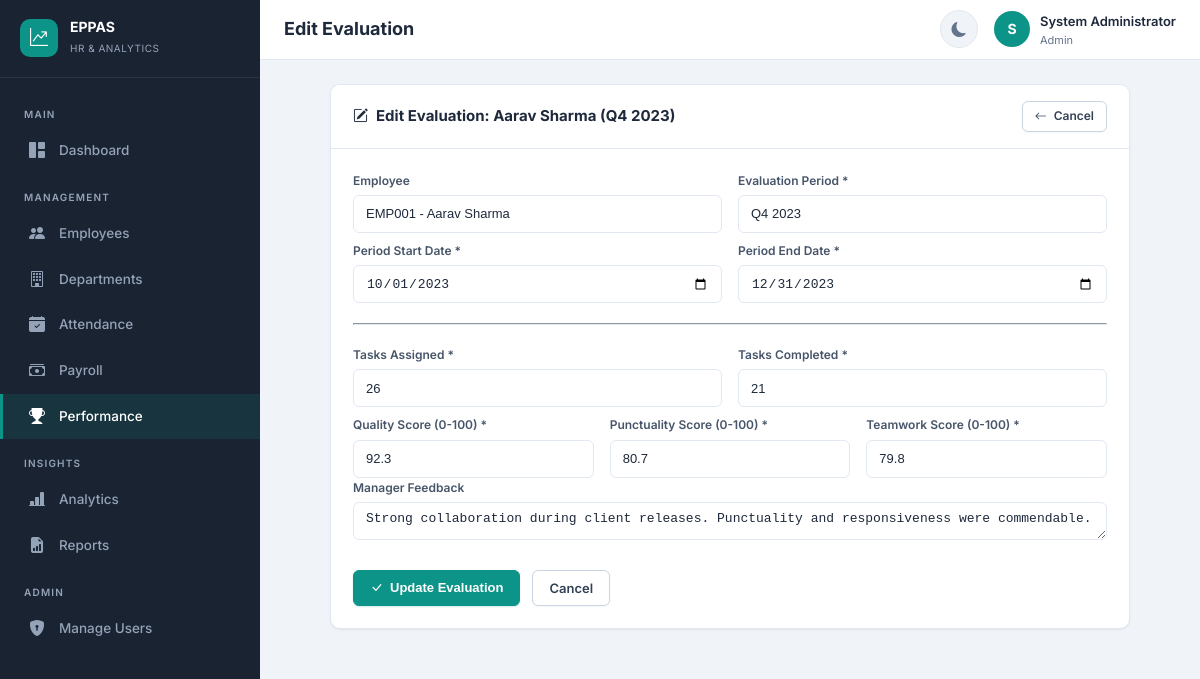
Page /performance/2/edit (signed in) on the committed database.
### app/models.py (models this page shows, shortened)
class User(UserMixin, db.Model):
    __tablename__ = 'users'
    id = db.Column(db.Integer, primary_key=True)
    email = db.Column(db.String(120), unique=True, nullable=False, index=True)
    password_hash = db.Column(db.String(256), nullable=False)
    full_name = db.Column(db.String(100), nullable=False)
    role = db.Column(db.String(20), nullable=False, default='employee')  # admin, hr_manager, employee
    is_active = db.Column(db.Boolean, default=True)
    employee_id = db.Column(db.Integer, db.ForeignKey('employees.id'), nullable=True)
    created_at = db.Column(db.DateTime, default=datetime.utcnow)
    updated_at = db.Column(db.DateTime, default=datetime.utcnow, onupdate=datetime.utcnow)
    employee = db.relationship('Employee', backref='user_account', uselist=False, foreign_keys=[employee_id])
    @property
    def is_admin(self):
        return self.role == 'admin'
    @property
    def is_hr(self):
        return self.role in ('admin', 'hr_manager')

class Employee(db.Model):
    __tablename__ = 'employees'
    id = db.Column(db.Integer, primary_key=True)
    employee_code = db.Column(db.String(20), unique=True, nullable=False, index=True)
    full_name = db.Column(db.String(100), nullable=False)
    email = db.Column(db.String(120), unique=True, nullable=False, index=True)
    phone = db.Column(db.String(20), nullable=True)
    department_id = db.Column(db.Integer, db.ForeignKey('departments.id'), nullable=False)
    designation = db.Column(db.String(100), nullable=False)
    date_of_joining = db.Column(db.Date, nullable=False)
    employment_status = db.Column(db.String(20), default='active')  # active, inactive, on_leave, terminated
    basic_salary = db.Column(db.Float, nullable=False, default=0)
    hra = db.Column(db.Float, default=0)  # House Rent Allowance
    other_allowances = db.Column(db.Float, default=0)
    tax_deduction = db.Column(db.Float, default=0)
    pf_deduction = db.Column(db.Float, default=0)  # Provident Fund
    other_deductions = db.Column(db.Float, default=0)
    manager_id = db.Column(db.Integer, db.ForeignKey('employees.id'), nullable=True)
    work_location = db.Column(db.String(100), default='Main Office')
    created_at = db.Column(db.DateTime, default=datetime.utcnow)
    updated_at = db.Column(db.DateTime, default=datetime.utcnow, onupdate=datetime.utcnow)
    manager = db.relationship('Employee', remote_side=[id], backref='subordinates')
    attendance_records = db.relationship('Attendance', backref='employee', lazy='dynamic', cascade='all, delete-orphan')
    payroll_records = db.relationship('Payroll', backref='employee', lazy='dynamic', cascade='all, delete-orphan')
    performance_records = db.relationship('PerformanceEvaluation', backref='employee', lazy='dynamic', cascade='all, delete-orphan')

class PerformanceEvaluation(db.Model):
    __tablename__ = 'performance_evaluations'
    id = db.Column(db.Integer, primary_key=True)
    employee_id = db.Column(db.Integer, db.ForeignKey('employees.id'), nullable=False)
    evaluation_period = db.Column(db.String(50), nullable=False)  # e.g., "Q1 2024", "Jan 2024"
    period_start = db.Column(db.Date, nullable=False)
    period_end = db.Column(db.Date, nullable=False)
    tasks_assigned = db.Column(db.Integer, default=0)
    tasks_completed = db.Column(db.Integer, default=0)
    task_completion_pct = db.Column(db.Float, default=0)
    quality_score = db.Column(db.Float, default=0)  # 0-100
    punctuality_score = db.Column(db.Float, default=0)  # 0-100
    teamwork_score = db.Column(db.Float, default=0)  # 0-100
    manager_feedback = db.Column(db.Text, nullable=True)
    overall_score = db.Column(db.Float, default=0)
    rating = db.Column(db.String(30), default='Needs Improvement')
    evaluated_by = db.Column(db.Integer, db.ForeignKey('users.id'), nullable=True)
    created_at = db.Column(db.DateTime, default=datetime.utcnow)
    updated_at = db.Column(db.DateTime, default=datetime.utcnow, onupdate=datetime.utcnow)
    evaluator = db.relationship('User', foreign_keys=[evaluated_by])

### app/performance/routes.py (the view, shortened to what this page needs)
@performance_bp.route('/<int:eval_id>/edit', methods=['GET', 'POST'])
@login_required
@hr_required
def edit_evaluation(eval_id):
    evaluation = PerformanceEvaluation.query.get_or_404(eval_id)
    employees = Employee.query.filter_by(employment_status='active').order_by(Employee.full_name).all()
    return render_template('performance/edit.html', evaluation=evaluation, employees=employees)

### app/auth/routes.py (called while the page is built)
def hr_required(f):
    @wraps(f)
    def decorated_function(*args, **kwargs):
        if not current_user.is_authenticated or not current_user.is_hr:
            flash('HR Manager access required.', 'danger')
            return redirect(url_for('analytics.dashboard'))
        return f(*args, **kwargs)
    return decorated_function

### app/templates/performance/edit.html (shortened to what this page needs)
{% extends "base.html" %}
{% block page_title %}Edit Evaluation{% endblock %}
{% block content %}
<div class="card" style="max-width:800px;margin:0 auto;">
  <div class="card-header" style="display:flex;justify-content:space-between;align-items:center;">
    <h6><i class="bi bi-pencil-square"></i> Edit Evaluation: {{ evaluation.employee.full_name }} ({{ evaluation.evaluation_period }})</h6>
    <a href="{{ url_for('performance.view_evaluation', eval_id=evaluation.id) }}" class="btn btn-sm btn-secondary">
      <i class="bi bi-arrow-left"></i> Cancel
    </a>
  </div>
  <div class="card-body">
    <form method="POST">
      <div class="row">
        <div class="col-md-6">
          <div class="form-group">
            <label class="form-label">Employee</label>
            <input type="text" class="form-control" value="{{ evaluation.employee.employee_code }} - {{ evaluation.employee.full_name }}" disabled>
          </div>
        </div>
        <div class="col-md-6">
          <div class="form-group">
            <label class="form-label">Evaluation Period *</label>
            <input type="text" name="evaluation_period" class="form-control" value="{{ evaluation.evaluation_period }}" required>
          </div>
        </div>
      </div>
      <div class="row">
        <div class="col-md-6">
          <div class="form-group">
            <label class="form-label">Period Start Date *</label>
            <input type="date" name="period_start" class="form-control" value="{{ evaluation.period_start.strftime('%Y-%m-%d') }}" required>
          </div>
        </div>
        <div class="col-md-6">
          <div class="form-group">
            <label class="form-label">Period End Date *</label>
            <input type="date" name="period_end" class="form-control" value="{{ evaluation.period_end.strftime('%Y-%m-%d') }}" required>
          </div>
        </div>
      </div>
      <hr style="border-color:var(--border);margin:20px 0;">
      <div class="row">
        <div class="col-md-6">
          <div class="form-group">
            <label class="form-label">Tasks Assigned *</label>
            <input type="number" name="tasks_assigned" class="form-control" min="0" value="{{ evaluation.tasks_assigned }}" required>
          </div>
        </div>
        <div class="col-md-6">
          <div class="form-group">
            <label class="form-label">Tasks Completed *</label>
            <input type="number" name="tasks_completed" class="form-control" min="0" value="{{ evaluation.tasks_completed }}" required>
          </div>
        </div>
      </div>
      <div class="row">
        <div class="col-md-4">
          <div class="form-group">
            <label class="form-label">Quality Score (0-100) *</label>
            <input type="number" name="quality_score" class="form-control" min="0" max="100" step="0.1" value="{{ evaluation.quality_score }}" required>
          </div>
        </div>
        <div class="col-md-4">
          <div class="form-group">
            <label class="form-label">Punctuality Score (0-100) *</label>
            <input type="number" name="punctuality_score" class="form-control" min="0" max="100" step="0.1" value="{{ evaluation.punctuality_score }}" required>
          </div>
        </div>
        <div class="col-md-4">
          <div class="form-group">
            <label class="form-label">Teamwork Score (0-100) *</label>
            <input type="number" name="teamwork_score" class="form-control" min="0" max="100" step="0.1" value="{{ evaluation.teamwork_score }}" required>
          </div>
        </div>
      </div>
      <div class="form-group">
        <label class="form-label">Manager Feedback</label>
        <textarea name="manager_feedback" class="form-control" rows="4">{{ evaluation.manager_feedback or '' }}</textarea>
      </div>
      <div style="display:flex;gap:12px;margin-top:24px;">
        <button type="submit" class="btn btn-primary"><i class="bi bi-check-lg"></i> Update Evaluation</button>
        <a href="{{ url_for('performance.view_evaluation', eval_id=evaluation.id) }}" class="btn btn-secondary">Cancel</a>
      </div>
    </form>
  </div>
</div>
{% endblock %}

### app/templates/base.html (shortened to what this page needs)
<!DOCTYPE html>
<html lang="en" data-theme="light">
<head>
  <link href="https://cdn.jsdelivr.net/npm/bootstrap-icons@1.11.2/font/bootstrap-icons.css" rel="stylesheet">
  <link href="{{ url_for('static', filename='css/style.css') }}" rel="stylesheet">
</head>
<body>
  {% if current_user.is_authenticated %}
  <nav class="sidebar" id="sidebar">
    <div class="sidebar-brand">
      <div class="brand-icon"><i class="bi bi-graph-up-arrow"></i></div>
      <div>
        <h5>EPPAS</h5>
        <small>HR &amp; Analytics</small>
      </div>
    </div>
    <div class="sidebar-nav">
      <div class="nav-section">Main</div>
      <a class="nav-link {% if request.endpoint == 'analytics.dashboard' %}active{% endif %}" href="{{ url_for('analytics.dashboard') }}">
        <i class="bi bi-grid-1x2-fill"></i> Dashboard
      </a>
      <div class="nav-section">Management</div>
      {% if current_user.is_hr %}
      <a class="nav-link {% if 'employees' in request.endpoint|default('') %}active{% endif %}" href="{{ url_for('employees.employee_list') }}">
        <i class="bi bi-people-fill"></i> Employees
      </a>
      <a class="nav-link {% if request.endpoint == 'employees.department_list' %}active{% endif %}" href="{{ url_for('employees.department_list') }}">
        <i class="bi bi-building"></i> Departments
      </a>
      {% endif %}
      <a class="nav-link {% if 'attendance' in request.endpoint|default('') %}active{% endif %}" href="{{ url_for('attendance.attendance_list') }}">
        <i class="bi bi-calendar-check-fill"></i> Attendance
      </a>
      <a class="nav-link {% if 'payroll' in request.endpoint|default('') %}active{% endif %}" href="{{ url_for('payroll.payroll_list') }}">
        <i class="bi bi-cash-stack"></i> Payroll
      </a>
      <a class="nav-link {% if 'performance' in request.endpoint|default('') %}active{% endif %}" href="{{ url_for('performance.performance_list') }}">
        <i class="bi bi-trophy-fill"></i> Performance
      </a>
      {% if current_user.is_hr %}
      <div class="nav-section">Insights</div>
      <a class="nav-link {% if request.endpoint == 'analytics.analytics_detail' %}active{% endif %}" href="{{ url_for('analytics.analytics_detail') }}">
        <i class="bi bi-bar-chart-line-fill"></i> Analytics
      </a>
      <a class="nav-link {% if 'reports' in request.endpoint|default('') %}active{% endif %}" href="{{ url_for('reports.reports_index') }}">
        <i class="bi bi-file-earmark-bar-graph-fill"></i> Reports
      </a>
      {% endif %}
      {% if current_user.is_admin %}
      <div class="nav-section">Admin</div>
      <a class="nav-link {% if request.endpoint == 'auth.manage_users' %}active{% endif %}" href="{{ url_for('auth.manage_users') }}">
        <i class="bi bi-shield-lock-fill"></i> Manage Users
      </a>
      {% endif %}
    </div>
  </nav>
  <header class="topbar">
    <div style="display:flex;align-items:center;gap:12px;">
      <span class="page-title">{% block page_title %}Dashboard{% endblock %}</span>
    </div>
    <div class="topbar-actions">
      <button class="btn-icon" id="themeToggle" title="Toggle theme"><i class="bi bi-moon-fill"></i></button>
      <div class="user-menu dropdown" style="position:relative;">
        <div class="user-avatar" onclick="document.getElementById('userDropdown').classList.toggle('show')">
          {{ current_user.full_name[0]|upper }}
        </div>
        <div class="user-info" onclick="document.getElementById('userDropdown').classList.toggle('show')" style="cursor:pointer">
          <span>{{ current_user.full_name }}</span>
          <small>{{ current_user.role|replace('_', ' ')|title }}</small>
        </div>
      </div>
    </div>
  </header>
  <main class="main-content">
    <div class="content-wrapper">
      {% block content %}{% endblock %}
    </div>
  </main>
  {% else %}
    {% block public_content %}{% endblock %}
  {% endif %}
</body>
</html>

### rows in the picture
User: full_name "S", full_name "System Administrator", role "Admin"
Employee: employee.full_name "Aarav Sharma", employee.employee_code "EMP001 - Aarav Sharma"
PerformanceEvaluation: evaluation_period "Q4 2023", period_start "10/01/2023", period_end "12/31/2023", tasks_assigned "26", tasks_completed "21", quality_score "92.3", punctuality_score "80.7", teamwork_score "79.8", manager_feedback "Strong collaboration during client releases. Punctuality and responsiveness were commendable."
